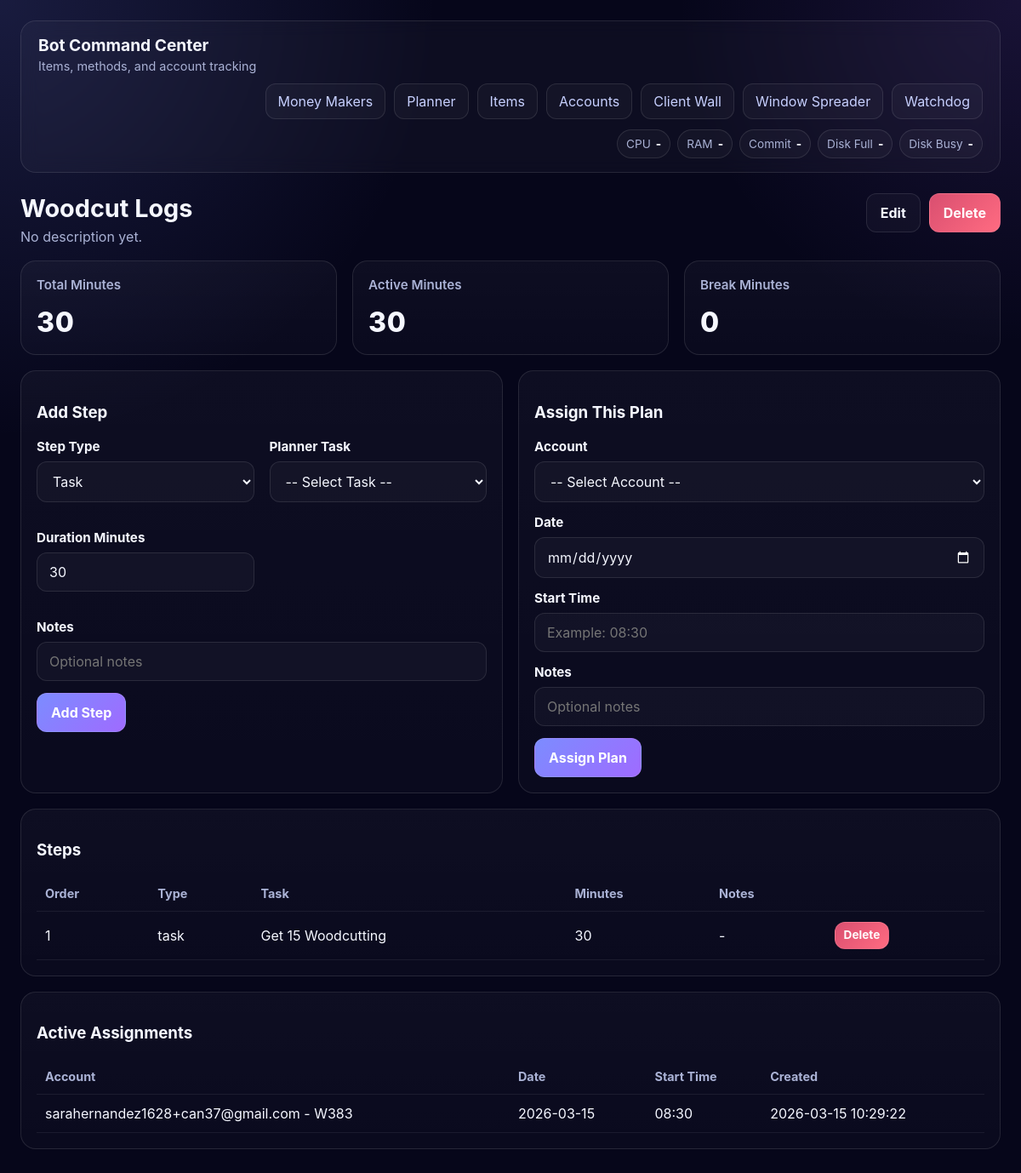
/planner_core/plans/1, run on the app's committed database.
### app/models.py (models this page shows)
class PlanTemplate(Base):
    __tablename__ = "plan_template"
    __table_args__ = (
        Index("ix_plan_template_generated", "is_generated"),
    )
    id: Mapped[int] = mapped_column(primary_key=True)
    name: Mapped[str] = mapped_column(String(255), index=True)
    description: Mapped[Optional[str]] = mapped_column(Text, nullable=True)
    is_generated: Mapped[bool] = mapped_column(default=False)
    target_active_minutes: Mapped[Optional[int]] = mapped_column(Integer, nullable=True)
    created_at: Mapped[datetime] = mapped_column(
        DateTime(timezone=True),
        server_default=func.now(),
    )
    updated_at: Mapped[datetime] = mapped_column(
        DateTime(timezone=True),
        server_default=func.now(),
        onupdate=func.now(),
    )
    steps: Mapped[list["PlanStep"]] = relationship(
        back_populates="plan",
        cascade="all, delete-orphan",
        order_by="PlanStep.step_order",
    )
    assignments: Mapped[list["AccountPlanAssignment"]] = relationship(
        back_populates="plan",
        cascade="all, delete-orphan",
    )

class PlanStep(Base):
    __tablename__ = "plan_step"
    __table_args__ = (
        Index("ix_plan_step_plan_order", "plan_id", "step_order"),
        Index("ix_plan_step_planner_task_id", "planner_task_id"),
    )
    id: Mapped[int] = mapped_column(primary_key=True)
    plan_id: Mapped[int] = mapped_column(ForeignKey("plan_template.id"))
    step_order: Mapped[int] = mapped_column(Integer)
    step_type: Mapped[str] = mapped_column(String(20))
    planner_task_id: Mapped[Optional[int]] = mapped_column(
        ForeignKey("planner_task.id"),
        nullable=True,
    )
    duration_minutes: Mapped[int] = mapped_column(Integer)
    notes: Mapped[Optional[str]] = mapped_column(Text, nullable=True)
    plan: Mapped["PlanTemplate"] = relationship(back_populates="steps")
    planner_task: Mapped[Optional["PlannerTask"]] = relationship(back_populates="plan_steps")

class PlannerTask(Base):
    __tablename__ = "planner_task"
    __table_args__ = (
        Index("ix_planner_task_enabled_category", "enabled", "category"),
        Index("ix_planner_task_enabled_members", "enabled", "members_only"),
    )
    id: Mapped[int] = mapped_column(primary_key=True)
    name: Mapped[str] = mapped_column(String(255), unique=True, index=True)
    category: Mapped[str] = mapped_column(String(100), default="general")
    members_only: Mapped[bool] = mapped_column(default=False)
    enabled: Mapped[bool] = mapped_column(default=True)
    notes: Mapped[Optional[str]] = mapped_column(Text, nullable=True)
    created_at: Mapped[datetime] = mapped_column(
        DateTime(timezone=True),
        server_default=func.now(),
    )
    updated_at: Mapped[datetime] = mapped_column(
        DateTime(timezone=True),
        server_default=func.now(),
        onupdate=func.now(),
    )
    plan_steps: Mapped[list["PlanStep"]] = relationship(back_populates="planner_task")

class AccountPlanAssignment(Base):
    __tablename__ = "account_plan_assignment"
    __table_args__ = (
        Index("ix_account_plan_assignment_account_active", "account_id", "is_active"),
        Index("ix_account_plan_assignment_account_date", "account_id", "assigned_for_date"),
        Index("ix_account_plan_assignment_plan_date", "plan_id", "assigned_for_date"),
        Index("ix_account_plan_assignment_date_active", "assigned_for_date", "is_active"),
    )
    id: Mapped[int] = mapped_column(primary_key=True)
    account_id: Mapped[int] = mapped_column(ForeignKey("account.id"))
    plan_id: Mapped[int] = mapped_column(ForeignKey("plan_template.id"))
    assigned_for_date: Mapped[Optional[date]] = mapped_column(Date, nullable=True)
    planned_start_time: Mapped[Optional[str]] = mapped_column(String(20), nullable=True)
    is_active: Mapped[bool] = mapped_column(default=True)
    notes: Mapped[Optional[str]] = mapped_column(Text, nullable=True)
    created_at: Mapped[datetime] = mapped_column(
        DateTime(timezone=True),
        server_default=func.now(),
    )
    account: Mapped["Account"] = relationship(back_populates="plan_assignments")
    plan: Mapped["PlanTemplate"] = relationship(back_populates="assignments")

class Account(Base):
    __tablename__ = "account"
    id: Mapped[int] = mapped_column(primary_key=True)
    label: Mapped[str] = mapped_column(String(255), index=True)
    email_address: Mapped[Optional[str]] = mapped_column(String(255), nullable=True)
    email_password: Mapped[Optional[str]] = mapped_column(String(255), nullable=True)
    rs_email: Mapped[Optional[str]] = mapped_column(String(255), nullable=True)
    rs_password: Mapped[Optional[str]] = mapped_column(String(255), nullable=True)
    rsn: Mapped[Optional[str]] = mapped_column(String(255), nullable=True)
    proxy_ip: Mapped[Optional[str]] = mapped_column(String(255), nullable=True)
    proxy_port: Mapped[Optional[str]] = mapped_column(String(50), nullable=True)
    proxy_username: Mapped[Optional[str]] = mapped_column(String(255), nullable=True)
    proxy_password: Mapped[Optional[str]] = mapped_column(String(255), nullable=True)
    notes: Mapped[Optional[str]] = mapped_column(Text, nullable=True)
    botting_hub_config_id: Mapped[Optional[int]] = mapped_column(Integer, nullable=True, unique=True, index=True)
    botting_hub_account_id: Mapped[Optional[int]] = mapped_column(Integer, nullable=True, index=True)
    botting_hub_proxy_id: Mapped[Optional[int]] = mapped_column(Integer, nullable=True, index=True)
    world: Mapped[Optional[int]] = mapped_column(Integer, nullable=True)
    status: Mapped[Optional[str]] = mapped_column(String(50), nullable=True)
    banned: Mapped[bool] = mapped_column(default=False, server_default="0")
    created_at: Mapped[datetime] = mapped_column(
        DateTime(timezone=True),
        server_default=func.now(),
    )
    updated_at: Mapped[datetime] = mapped_column(
        DateTime(timezone=True),
        server_default=func.now(),
        onupdate=func.now(),
    )
    plan_assignments: Mapped[list["AccountPlanAssignment"]] = relationship(
        back_populates="account",
        cascade="all, delete-orphan",
    )
    progress: Mapped[Optional["AccountProgress"]] = relationship(
        back_populates="account",
        cascade="all, delete-orphan",
        uselist=False,
    )
    goals: Mapped[list["AccountGoal"]] = relationship(
        back_populates="account",
        cascade="all, delete-orphan",
    )

### app/planner.py (the view)
@router.get("/planner_core/plans/{plan_id}", response_class=HTMLResponse)
def planner_plan_detail(request: Request, plan_id: int, session: Session = Depends(get_session)):
    templates = get_templates(request)
    plan = session.get(PlanTemplate, plan_id)
    if not plan:
        raise HTTPException(status_code=404, detail="Plan not found")
    tasks = session.scalars(
        select(PlannerTask).where(PlannerTask.enabled.is_(True)).order_by(PlannerTask.name)
    ).all()
    accounts = session.scalars(select(Account).order_by(Account.label)).all()
    total_minutes = sum(step.duration_minutes for step in plan.steps)
    active_minutes = sum(step.duration_minutes for step in plan.steps if step.step_type == "task")
    break_minutes = sum(step.duration_minutes for step in plan.steps if step.step_type == "break")
    active_assignments = session.scalars(
        select(AccountPlanAssignment)
        .where(
            AccountPlanAssignment.plan_id == plan.id,
            AccountPlanAssignment.is_active.is_(True),
        )
        .order_by(AccountPlanAssignment.created_at.desc())
    ).all()
    return templates.TemplateResponse(
        request,
        "planner_plan_detail.html",
        {
            "request": request,
            "plan": plan,
            "tasks": tasks,
            "accounts": accounts,
            "total_minutes": total_minutes,
            "active_minutes": active_minutes,
            "break_minutes": break_minutes,
            "active_assignments": active_assignments,
            "message": request.query_params.get("message"),
        },
    )

### app/templates/planner_plan_detail.html (shortened to what this page needs)
{% extends "base.html" %}
{% block content %}
<div class="page-header">
    <div>
        <h2>{{ plan.name }}</h2>
        <p>{{ plan.description or "No description yet." }}</p>
    </div>
    <div class="actions">
        <a href="/planner_core/plans/{{ plan.id }}/edit"><button type="button" class="secondary">Edit</button></a>
        <form action="/planner_core/plans/{{ plan.id }}/delete" method="post" onsubmit="return confirm('Delete this plan?');">
            <button type="submit" class="danger">Delete</button>
        </form>
    </div>
</div>
<div class="grid-3">
    <div class="card stat-card">
        <h3>Total Minutes</h3>
        <div class="big-number">{{ total_minutes }}</div>
    </div>
    <div class="card stat-card">
        <h3>Active Minutes</h3>
        <div class="big-number">{{ active_minutes }}</div>
    </div>
    <div class="card stat-card">
        <h3>Break Minutes</h3>
        <div class="big-number">{{ break_minutes }}</div>
    </div>
</div>
<div class="grid-2">
    <div class="card">
        <h3>Add Step</h3>
        <form action="/planner_core/plans/{{ plan.id }}/steps" method="post">
            <div class="form-grid">
                <div class="form-group">
                    <label for="step_type">Step Type</label>
                    <select name="step_type" id="step_type" required>
                        <option value="task">Task</option>
                    </select>
                </div>
                <div class="form-group">
                    <label for="planner_task_id">Planner Task</label>
                    <select name="planner_task_id" id="planner_task_id">
                        <option value="">-- Select Task --</option>
                    </select>
                </div>
                <div class="form-group">
                    <label for="duration_minutes">Duration Minutes</label>
                    <input type="number" name="duration_minutes" id="duration_minutes" min="1" value="30" required>
                </div>
                <div class="form-group form-group-full">
                    <label for="notes">Notes</label>
                    <input type="text" name="notes" id="notes" placeholder="Optional notes">
                </div>
            </div>
            <button type="submit">Add Step</button>
        </form>
    </div>
    <div class="card">
        <h3>Assign This Plan</h3>
        <form action="/planner_core/assignments" method="post">
            <div class="form-group">
                <label for="account_id">Account</label>
                <select name="account_id" id="account_id" required>
                    <option value="">-- Select Account --</option>
                </select>
            </div>
            <div class="form-group">
                <label for="assigned_for_date">Date</label>
                <input type="date" name="assigned_for_date" id="assigned_for_date">
            </div>
            <div class="form-group">
                <label for="planned_start_time">Start Time</label>
                <input type="text" name="planned_start_time" id="planned_start_time" placeholder="Example: 08:30">
            </div>
            <div class="form-group">
                <label for="assignment_notes">Notes</label>
                <input type="text" name="notes" id="assignment_notes" placeholder="Optional notes">
            </div>
            <button type="submit">Assign Plan</button>
        </form>
    </div>
</div>
<div class="card">
    <h3>Steps</h3>
    <table>
        <thead>
            <tr>
                <th>Order</th>
                <th>Type</th>
                <th>Task</th>
                <th>Minutes</th>
                <th>Notes</th>
                <th></th>
            </tr>
        </thead>
        <tbody>
            {% for step in plan.steps %}
            <tr>
                <td>{{ step.step_order }}</td>
                <td>{{ step.step_type }}</td>
                <td>{{ step.planner_task.name if step.planner_task else "-" }}</td>
                <td>{{ step.duration_minutes }}</td>
                <td>{{ step.notes or "-" }}</td>
                <td>
                    <form action="/planner_core/steps/{{ step.id }}/delete" method="post" onsubmit="return confirm('Delete this step?');">
                        <button type="submit" class="danger tiny-btn">Delete</button>
                    </form>
                </td>
            </tr>
            {% else %}
            <tr>
                <td colspan="6">No steps yet.</td>
            </tr>
            {% endfor %}
        </tbody>
    </table>
</div>
<div class="card">
    <h3>Active Assignments</h3>
    <table>
        <thead>
            <tr>
                <th>Account</th>
                <th>Date</th>
                <th>Start Time</th>
                <th>Created</th>
            </tr>
        </thead>
        <tbody>
            {% for assignment in active_assignments %}
            <tr>
                <td>{{ assignment.account.label }}</td>
                <td>{{ assignment.assigned_for_date or "-" }}</td>
                <td>{{ assignment.planned_start_time or "-" }}</td>
                <td>{{ assignment.created_at }}</td>
            </tr>
            {% else %}
            <tr>
                <td colspan="4">No active assignments for this plan.</td>
            </tr>
            {% endfor %}
        </tbody>
    </table>
</div>
{% endblock %}

### app/templates/base.html (style rules this page uses)
:root { color-scheme: dark; --bg: #06061a; --card: #0e1030; --card-2: #13163f; --border: rgba(255,255,255,0.10); --text: #f5f7ff; --muted: #aab2d5; --accent: #7c8cff; --accent-2: #9f6bff; --good: #58d68d; --bad: #ff6b81; --warn: #ffd166; }
* { box-sizing: border-box; }
body { margin: 0; font-family: Inter, Segoe UI, Arial, sans-serif; background: radial-gradient(circle at top left, rgba(124, 140, 255, 0.16), transparent 28%), radial-gradient(circle at top right, rgba(159, 107, 255, 0.12), transparent 22%), var(--bg); color: var(--text); }
a { color: #c7d0ff; text-decoration: none; }
.page-header { display: flex; gap: 16px; justify-content: space-between; align-items: flex-start; flex-wrap: wrap; margin-bottom: 18px; }
.page-header h2 { margin: 0 0 6px 0; font-size: 1.8rem; }
.page-header p { margin: 0; color: var(--muted); }
.card { background: linear-gradient(180deg, rgba(255,255,255,0.035), rgba(255,255,255,0.02)); border: 1px solid var(--border); border-radius: 18px; padding: 18px; margin-bottom: 18px; }
.grid-2 { display: grid; grid-template-columns: repeat(2, minmax(0, 1fr)); gap: 18px; }
.grid-3 { display: grid; grid-template-columns: repeat(3, minmax(0, 1fr)); gap: 18px; }
.stat-card h3 { margin-top: 0; color: var(--muted); font-size: 0.95rem; font-weight: 600; }
.big-number { font-size: 2rem; font-weight: 800; letter-spacing: 0.02em; }
form { margin: 0; }
.form-row, .form-group { display: grid; gap: 8px; margin-bottom: 14px; }
.form-grid { display: grid; grid-template-columns: repeat(2, minmax(0, 1fr)); gap: 18px; }
.form-group-full, .form-group-lg { grid-column: span 2; }
label { font-weight: 700; font-size: 0.95rem; }
input, textarea, select, button { font: inherit; }
input, textarea, select { width: 100%; padding: 12px 14px; border-radius: 12px; border: 1px solid var(--border); background: rgba(255,255,255,0.03); color: var(--text); }
button { padding: 12px 16px; border: 1px solid var(--border); border-radius: 12px; background: linear-gradient(135deg, var(--accent), var(--accent-2)); color: white; cursor: pointer; font-weight: 700; }
button.danger { background: linear-gradient(135deg, #d94f70, #ff6b81); }
button.secondary, .secondary-link { background: rgba(255,255,255,0.03); color: var(--text); }
table { width: 100%; border-collapse: collapse; overflow: hidden; }
th, td { text-align: left; padding: 12px 10px; border-bottom: 1px solid rgba(255,255,255,0.07); vertical-align: middle; }
th { color: var(--muted); font-size: 0.9rem; font-weight: 700; }
.tiny-btn { padding: 8px 10px; font-size: 0.85rem; line-height: 1; }
.actions { display: flex; gap: 10px; flex-wrap: wrap; }

### data on the page
PlanTemplate: name "Woodcut Logs", description "No description yet."
PlanStep: step_order "1", step_type "task", planner_task "Get 15 Woodcutting", duration_minutes "30", notes "-"
AccountPlanAssignment: account.label "sarahernandez1628+can37@gmail.com - W383", assigned_for_date "2026-03-15", planned_start_time "08:30", created_at "2026-03-15 10:29:22"

### other printed values
{{ total_minutes }} "30"
{{ active_minutes }} "30"
{{ break_minutes }} "0"
